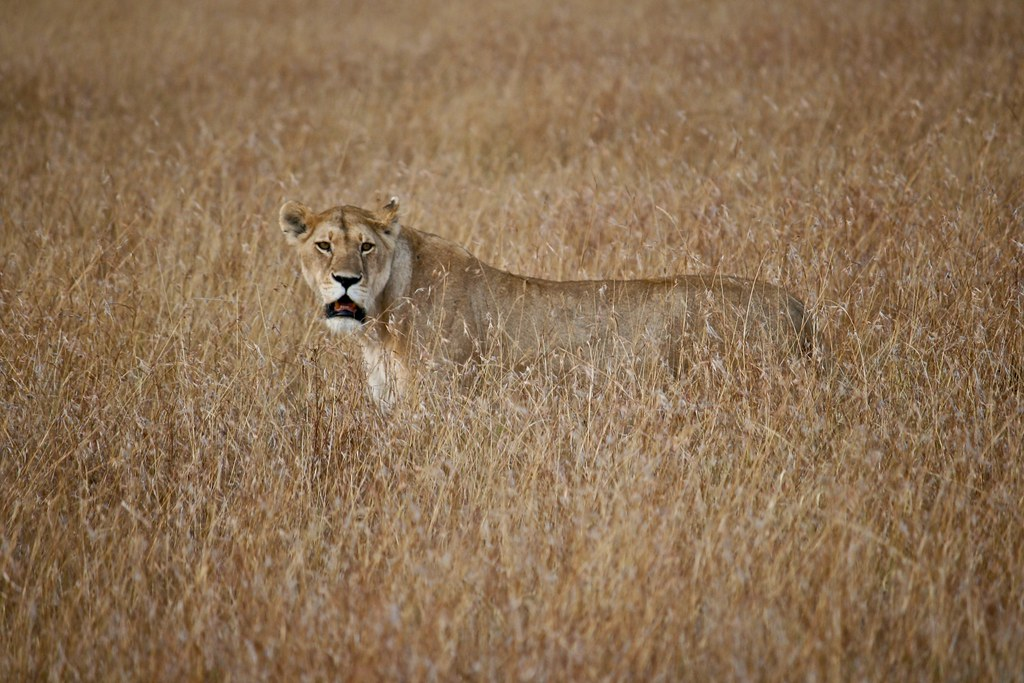
#> input picture input_image2.jpg, 1024 x 683 px
$ python fft.py
#> lines starting #> are read from the running program, lines starting #| are printed output that depends on the picture
import numpy as np
import cv2
from matplotlib import pyplot as plt

# Load the input image

img = cv2.imread('input_image2.jpg')
#> img is the input picture: shape (683, 1024, 3); mean B, G, R 83.9, 112.8, 140

# Convert the input image to grayscale

gray = cv2.cvtColor(img, cv2.COLOR_BGR2GRAY)
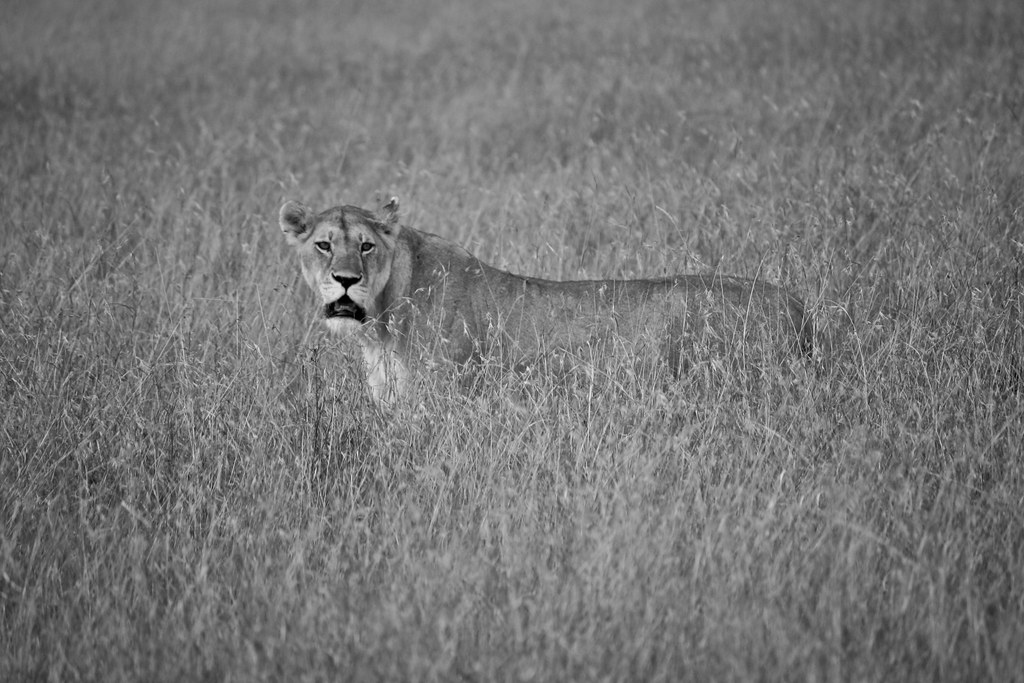
#> gray: shape (683, 1024); min 0, max 236, mean 117.7

# Apply Fast Fourier Transform (FFT) to the grayscale image

f = np.fft.fft2(gray)
fshift = np.fft.fftshift(f)


# Apply a high-pass filter to the Fourier Transfor

rows, cols = gray.shape
#> rows = 683; cols = 1024
crow, ccol = int(rows/2), int(cols/2)
#> crow = 341; ccol = 512
fshift[crow-50:crow+50, ccol-50:ccol+50] = 0

# Apply Inverse Fast Fourier Transform (IFFT) to the filtered Fourier Transform image to get the final output image

f_ishift = np.fft.ifftshift(fshift)
img_back = np.fft.ifft2(f_ishift)
img_back = np.abs(img_back)
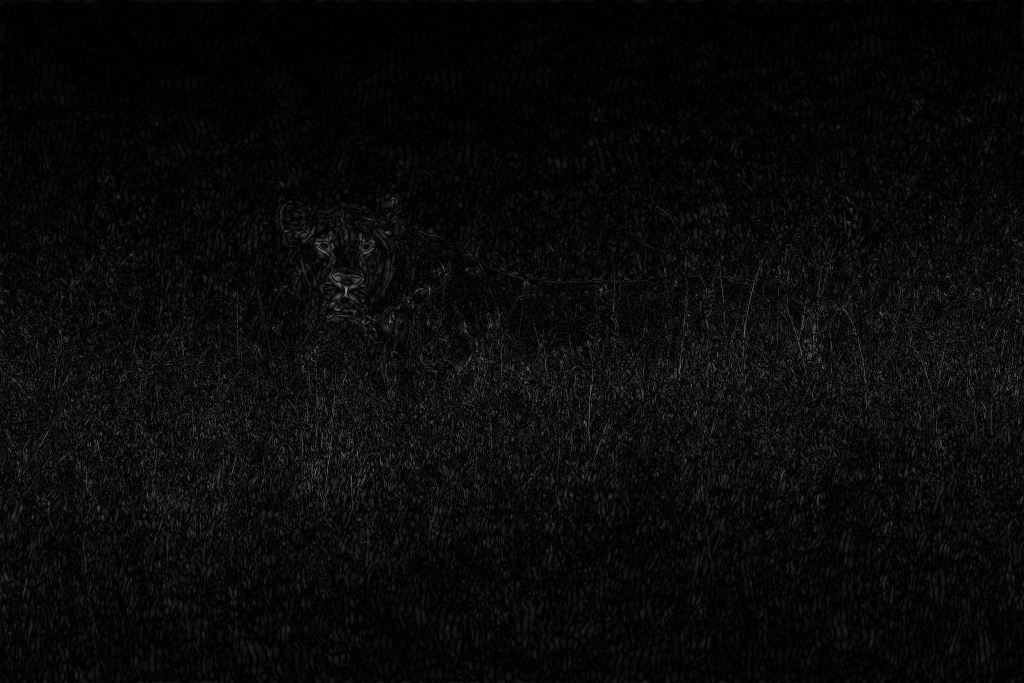
#> img_back: shape (683, 1024) float64; min 0.0053, max 157.9, mean 10

# Plot the input image, Fourier Transform image, and output image using Matplotlib

plt.subplot(131), plt.imshow(gray, cmap='gray')
plt.title('Input Image'), plt.xticks([]), plt.yticks([])


plt.subplot(133), plt.imshow(img_back, cmap='gray')
plt.title('Output Image'), plt.xticks([]), plt.yticks([])

plt.show()
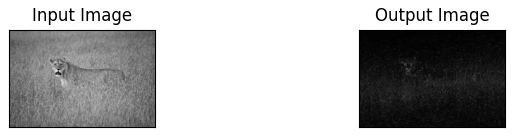
#> figure drawn by matplotlib, 2 panels

$ run again, with input_image1.jpg copied over input_image2.jpg
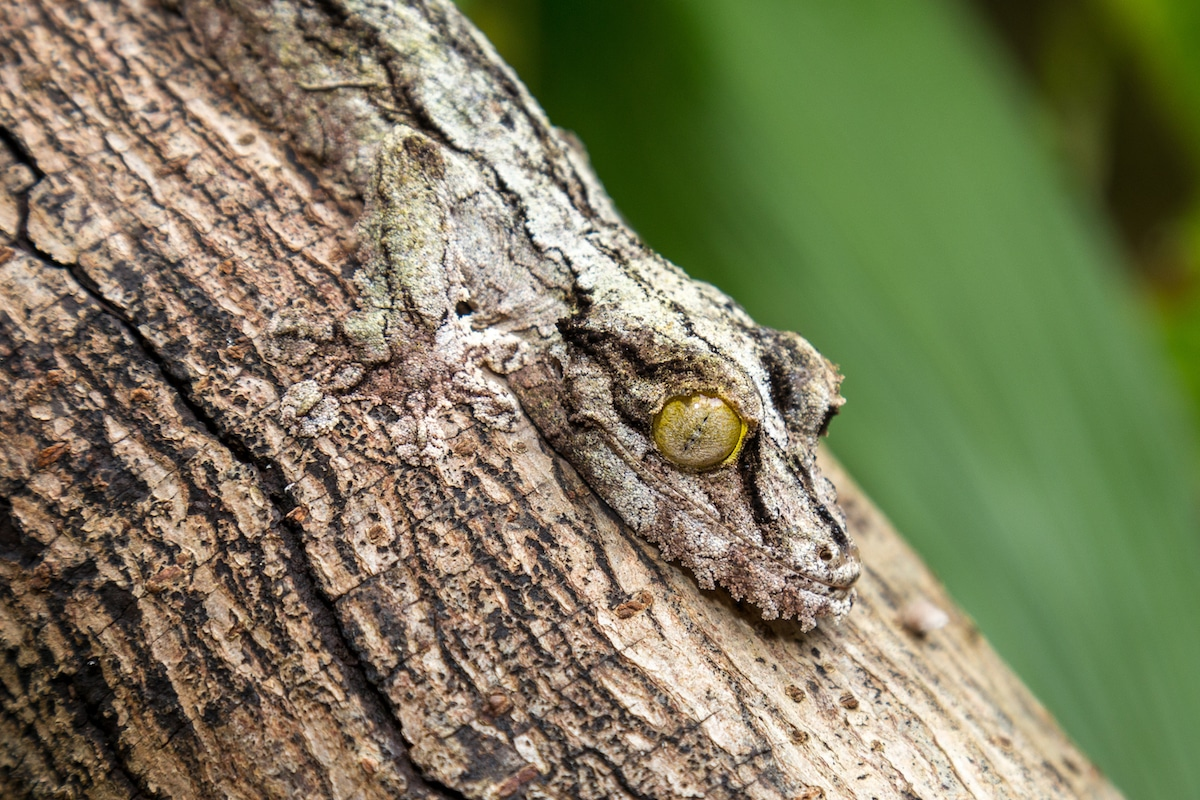
#> input picture input_image1.jpg, 1200 x 800 px
#> img is the input picture: shape (800, 1200, 3); mean B, G, R 91.6, 123, 123.5
#> `img_back = np.abs(img_back)`:
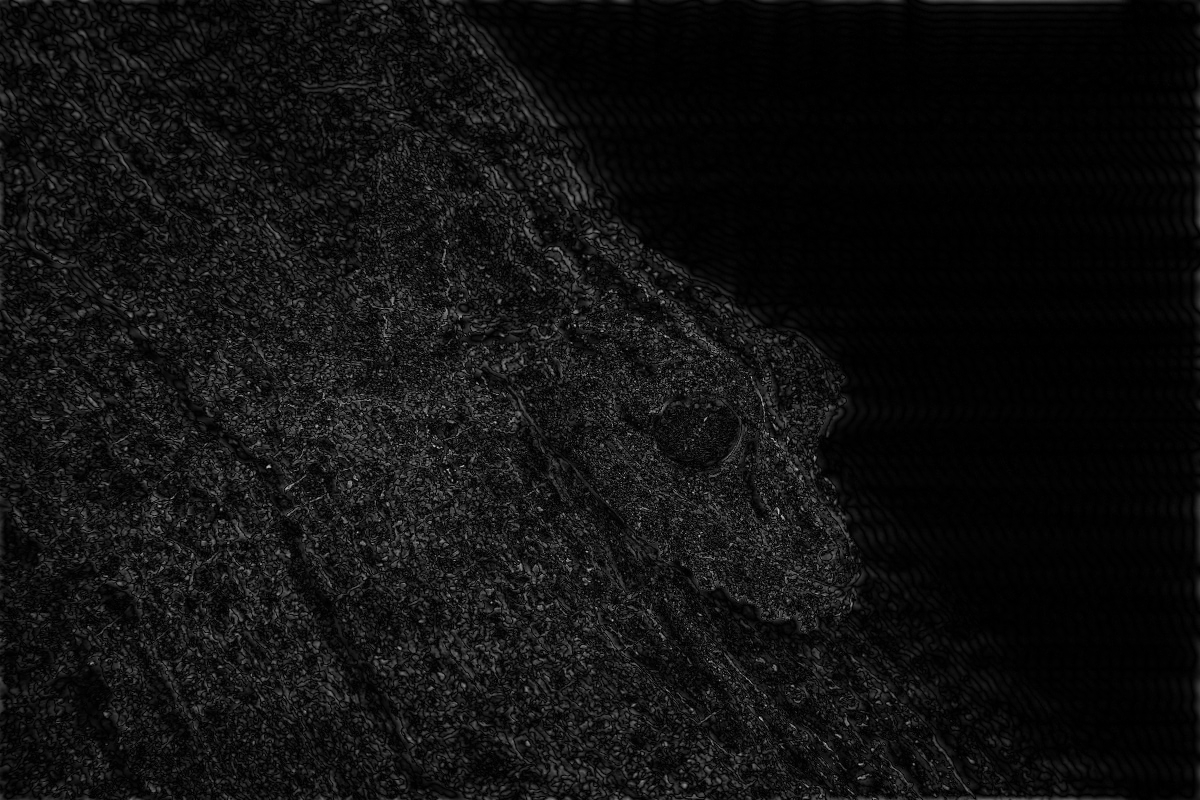
#> img_back: shape (800, 1200) float64; min 0.0048, max 197.8, mean 17
#> `plt.show()`:
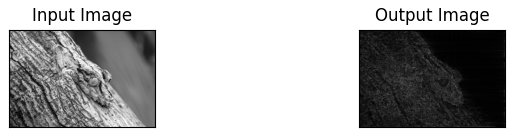
#> figure drawn by matplotlib, 2 panels

$ run again, with input_image.jpg copied over input_image2.jpg
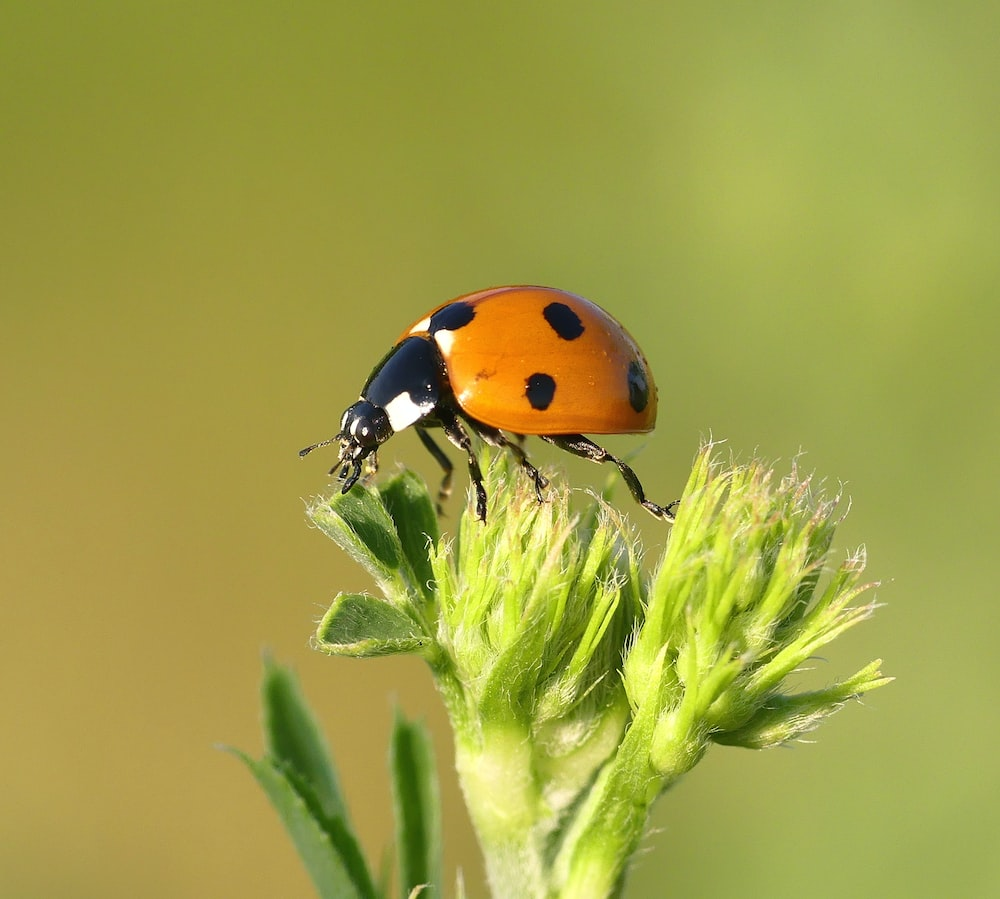
#> input picture input_image.jpg, 1000 x 899 px
#> img is the input picture: shape (899, 1000, 3); mean B, G, R 70.6, 159.7, 160.4
#> `img_back = np.abs(img_back)`:
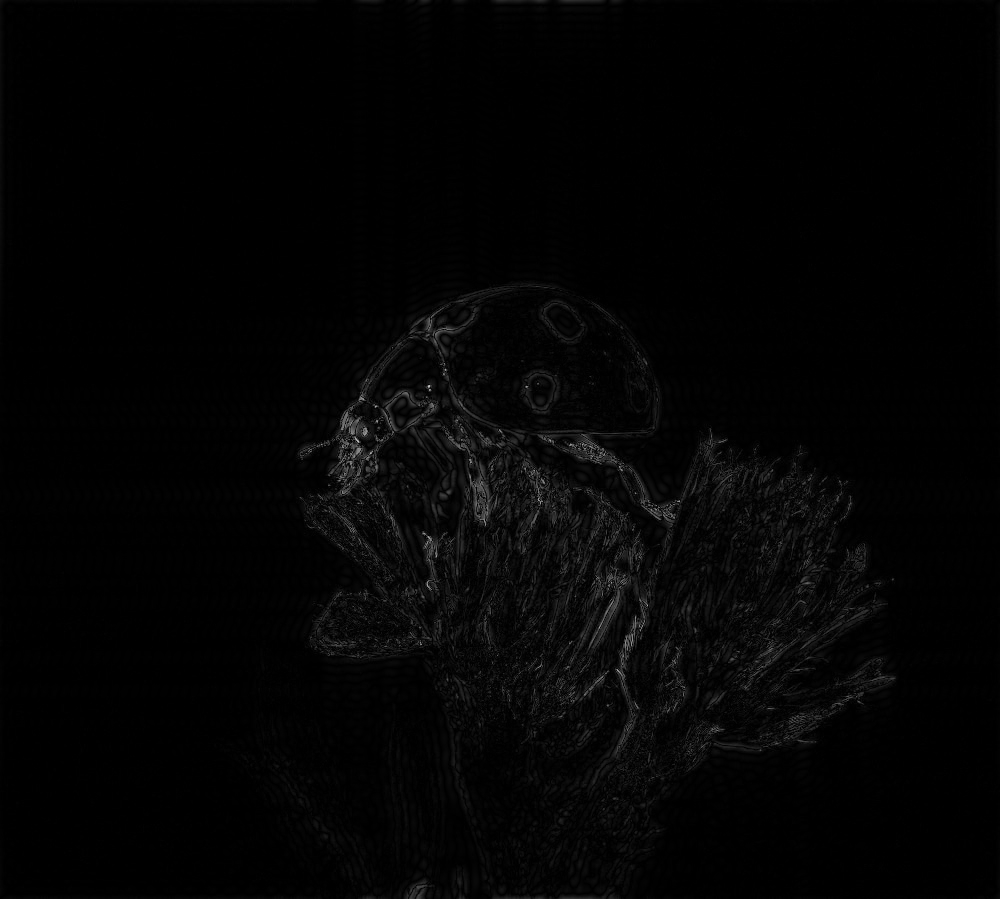
#> img_back: shape (899, 1000) float64; min 0.000742, max 193.8, mean 4.2
#> `plt.show()`:
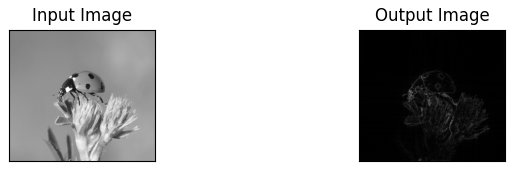
#> figure drawn by matplotlib, 2 panels
